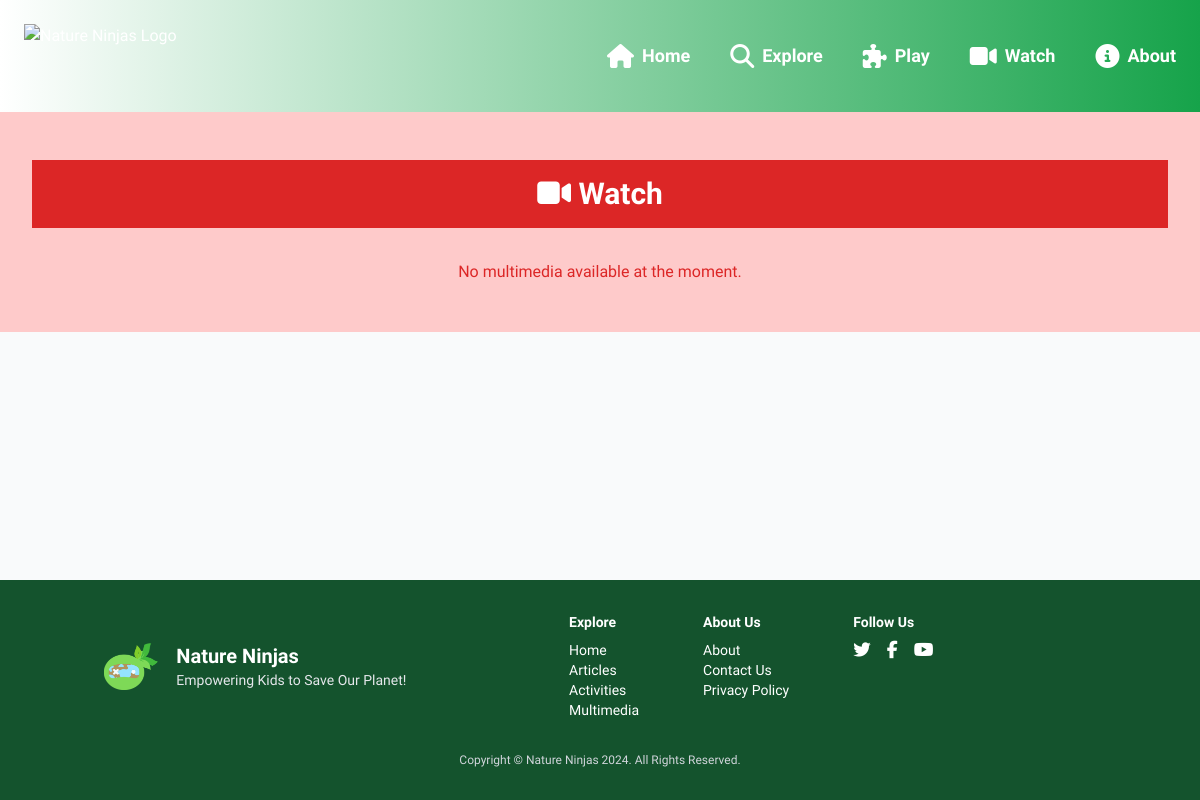
/multimedia/, run on an earlier commit of the app's database.
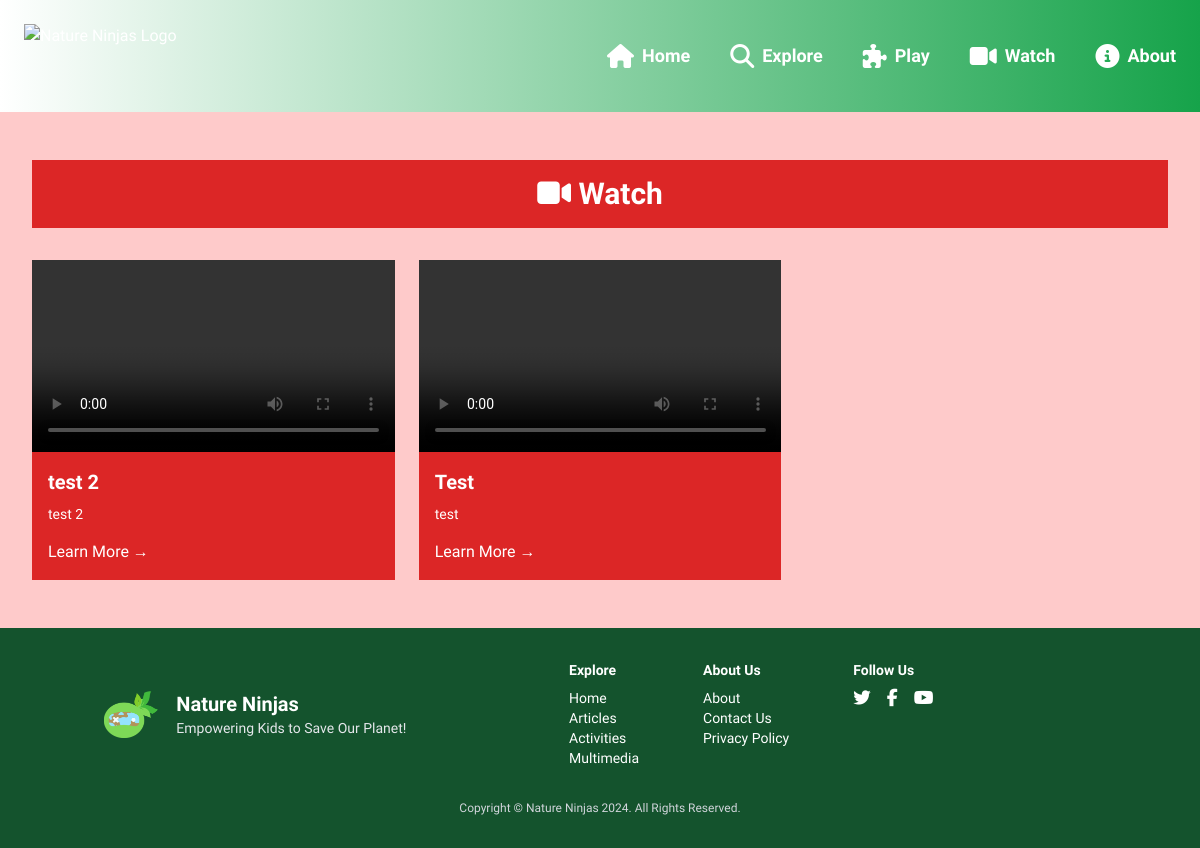
And on a later commit of the database.
### core/models.py (models this page shows, shortened)
class Multimedia(models.Model):
    title = models.CharField(max_length=200)  # Title of the multimedia content
    description = models.TextField(blank=True)  # Description of the multimedia content
    file = models.FileField(upload_to="multimedia/")  # File upload (e.g., video, audio, or infographic)
    created_at = models.DateTimeField(auto_now_add=True)  # Timestamp

### core/views.py (the view)
# urls.py: path('multimedia/', views.multimedia_list, name='multimedia'),
def multimedia_list(request):
    multimedia = Multimedia.objects.all().order_by('-created_at')
    return render(request, 'multimedia/list.html', {'multimedia': multimedia})

### core/templates/multimedia/list.html (shortened to what this page needs)
{% extends 'base.html' %}
{% block content %}
    <div class="py-12 bg-red-200">
        <div class="max-w-7xl mx-auto px-4 sm:px-6 lg:px-8">
            <div class="bg-red-600 p-4 mb-8">
                <h2 class="text-3xl font-bold text-white text-center">
                    <i class="fas fa-video text-3xl"></i> <span>Watch</span>
                </h2>
            </div>
            {% if multimedia %}
                <div class="grid grid-cols-1 sm:grid-cols-2 lg:grid-cols-3 gap-6">
                    {% for media in multimedia %}
                        <div class="bg-red-600 overflow-hidden hover:scale-105 transition-transform">
                            <video controls class="w-full h-48">
                                <source src="{{ media.file.url }}" type="video/mp4">
                            </video>
                            <div class="p-4 text-white">
                                <h3 class="text-xl font-semibold mb-2">{{ media.title }}</h3>
                                <p class="text-sm mb-4">{{ media.description|truncatewords:20 }}</p>
                                <a href="{% url 'multimedia_detail' media.id %}"
                                   class="font-medium hover:underline">Learn More →</a>
                            </div>
                        </div>
                    {% endfor %}
                </div>
            {% else %}
                <p class="text-center text-red-600">No multimedia available at the moment.</p>
            {% endif %}
        </div>
    </div>
{% endblock %}

What changed in the data, as far as the page shows it:
added Multimedia: title "test 2", description "test 2"
added Multimedia: title "Test", description "test"
Also different on the page:
text no longer shown: "No multimedia available at the moment."
